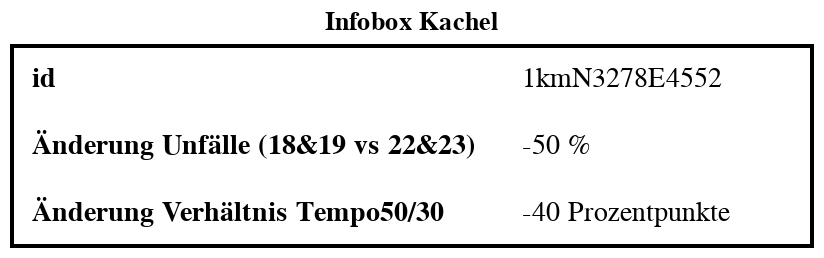

Write notebook code for a chart like this one.
### Markdown cell above
#### kachel_infobox

### Code cell
def create_kachel_infobox(gdf_row: gpd.GeoDataFrame) -> alt.Chart:
    """
    Creates an Altair infobox chart for a single Kachel/Tile with formatted metrics.

    Parameters:
    -----------
    gdf_row : GeoDataFrame
        A single-row GeoDataFrame (e.g., filtered from a larger set) containing at least
        'id', 'unfall_ratio', and 'diff_ratio_tempo30' fields.

    Returns:
    --------
    Altair Chart
        An infobox-style chart displaying the formatted values.
    """

    # Copy and format percentages
    kachel_infobox = gdf_row.copy()
    kachel_infobox["unfall_ratio"] = (kachel_infobox["unfall_ratio"].round(2) * 100).astype(int).astype(str) + " %"
    kachel_infobox["diff_ratio_tempo30"] = (kachel_infobox["diff_ratio_tempo30"].round(2) * 100).astype(int).astype(str) + " Prozentpunkte"

    # Transpose and clean for Altair
    df_transposed = kachel_infobox.reset_index().T
    df_transposed_clean = (
        df_transposed.reset_index()
        .rename(columns={"index": "names", 0: "values"})
    )

    # Keep only relevant fields and rename for display
    df_transposed_clean = df_transposed_clean[df_transposed_clean.names.isin(["id", "diff_ratio_tempo30", "unfall_ratio"])]
    df_transposed_clean["names"] = df_transposed_clean["names"].replace({
        "diff_ratio_tempo30": "Änderung Verhältnis Tempo50/30",
        "unfall_ratio": "Änderung Unfälle (18&19 vs 22&23)"
    })

    data = df_transposed_clean

    # Base chart
    base = alt.Chart(data).encode(
        y=alt.Y("names:N", title=None, axis=None)
    )

    names_chart = base.mark_text(
        align="left", baseline="middle", fontSize=14, fontWeight="bold"
    ).encode(
        x=alt.value(10),
        text="names:N"
    )

    values_chart = base.mark_text(
        align="left", baseline="middle", fontSize=14
    ).encode(
        x=alt.value(255),
        text="values:N"
    )

    # Border box
    border = alt.Chart(pd.DataFrame({"dummy": [""]})).mark_rect(
        stroke="black", strokeWidth=2, fill=None
    ).encode(
        x=alt.value(0), x2=alt.value(400),
        y=alt.value(0), y2=alt.value(100)
    )

    # Combine charts
    infobox = (border + names_chart + values_chart).properties(
        width=400,
        height=100,
        title="Infobox Kachel"
    )

    return infobox


# Create infobox
infobox_chart = create_kachel_infobox(gdf_osm_shape_poly)
infobox_chart

### Figure 1 — Vega-Lite specification as saved in the notebook (floating-point values rounded to 4 significant figures)
{"config": {"view": {"continuousWidth": 300, "continuousHeight": 300}}, "layer": [{"data": {"name": "data-cea30addd8372adc73ed061fa4203f57"}, "mark": {"type": "rect", "fill": null, "stroke": "black", "strokeWidth": 2}, "encoding": {"x": {"value": 0}, "x2": {"value": 400}, "y": {"value": 0}, "y2": {"value": 100}}}, {"data": {"name": "data-55e59b1dc4000199763446b7273e2ca6"}, "mark": {"type": "text", "align": "left", "baseline": "middle", "fontSize": 14, "fontWeight": "bold"}, "encoding": {"text": {"field": "names", "type": "nominal"}, "x": {"value": 10}, "y": {"axis": null, "field": "names", "title": null, "type": "nominal"}}}, {"data": {"name": "data-55e59b1dc4000199763446b7273e2ca6"}, "mark": {"type": "text", "align": "left", "baseline": "middle", "fontSize": 14}, "encoding": {"text": {"field": "values", "type": "nominal"}, "x": {"value": 255}, "y": {"axis": null, "field": "names", "title": null, "type": "nominal"}}}], "height": 100, "title": "Infobox Kachel", "width": 400, "$schema": "https://vega.github.io/schema/vega-lite/v5.20.1.json", "datasets": {"data-cea30addd8372adc73ed061fa4203f57": [{"dummy": ""}], "data-55e59b1dc4000199763446b7273e2ca6": [{"names": "Änderung Verhältnis Tempo50/30", "values": "-40 Prozentpunkte"}, {"names": "id", "values": "1kmN3278E4552"}, {"names": "Änderung Unfälle (18&19 vs 22&23)", "values": "-50 %"}]}}
